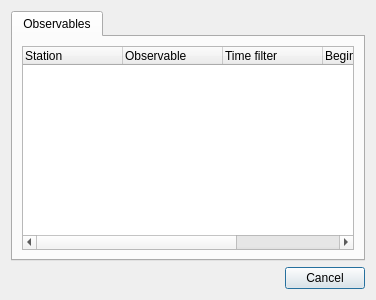
<?xml version="1.0" encoding="UTF-8"?>
<ui version="4.0">
 <class>QgsSensorInfoDialogBase</class>
 <widget class="QDialog" name="QgsSensorInfoDialogBase">
  <property name="geometry">
   <rect>
    <x>0</x>
    <y>0</y>
    <width>376</width>
    <height>300</height>
   </rect>
  </property>
  <property name="windowTitle">
   <string>Sensor information</string>
  </property>
  <layout class="QGridLayout" name="gridLayout_2">
   <item row="0" column="0">
    <widget class="QTabWidget" name="mTabWidget">
     <property name="currentIndex">
      <number>0</number>
     </property>
     <widget class="QWidget" name="tab">
      <attribute name="title">
       <string>Observables</string>
      </attribute>
      <layout class="QGridLayout" name="gridLayout">
       <item row="0" column="0">
        <widget class="QTreeWidget" name="mObservableTreeWidget">
         <column>
          <property name="text">
           <string>Station</string>
          </property>
         </column>
         <column>
          <property name="text">
           <string>Observable</string>
          </property>
         </column>
         <column>
          <property name="text">
           <string>Time filter</string>
          </property>
         </column>
         <column>
          <property name="text">
           <string>Begin</string>
          </property>
         </column>
         <column>
          <property name="text">
           <string>End</string>
          </property>
         </column>
        </widget>
       </item>
      </layout>
     </widget>
    </widget>
   </item>
   <item row="1" column="0">
    <widget class="QDialogButtonBox" name="mButtonBox">
     <property name="orientation">
      <enum>Qt::Horizontal</enum>
     </property>
     <property name="standardButtons">
      <set>QDialogButtonBox::Cancel</set>
     </property>
    </widget>
   </item>
  </layout>
 </widget>
 <resources/>
 <connections>
  <connection>
   <sender>mButtonBox</sender>
   <signal>accepted()</signal>
   <receiver>QgsSensorInfoDialogBase</receiver>
   <slot>accept()</slot>
   <hints>
    <hint type="sourcelabel">
     <x>248</x>
     <y>254</y>
    </hint>
    <hint type="destinationlabel">
     <x>157</x>
     <y>274</y>
    </hint>
   </hints>
  </connection>
  <connection>
   <sender>mButtonBox</sender>
   <signal>rejected()</signal>
   <receiver>QgsSensorInfoDialogBase</receiver>
   <slot>reject()</slot>
   <hints>
    <hint type="sourcelabel">
     <x>316</x>
     <y>260</y>
    </hint>
    <hint type="destinationlabel">
     <x>286</x>
     <y>274</y>
    </hint>
   </hints>
  </connection>
 </connections>
</ui>
